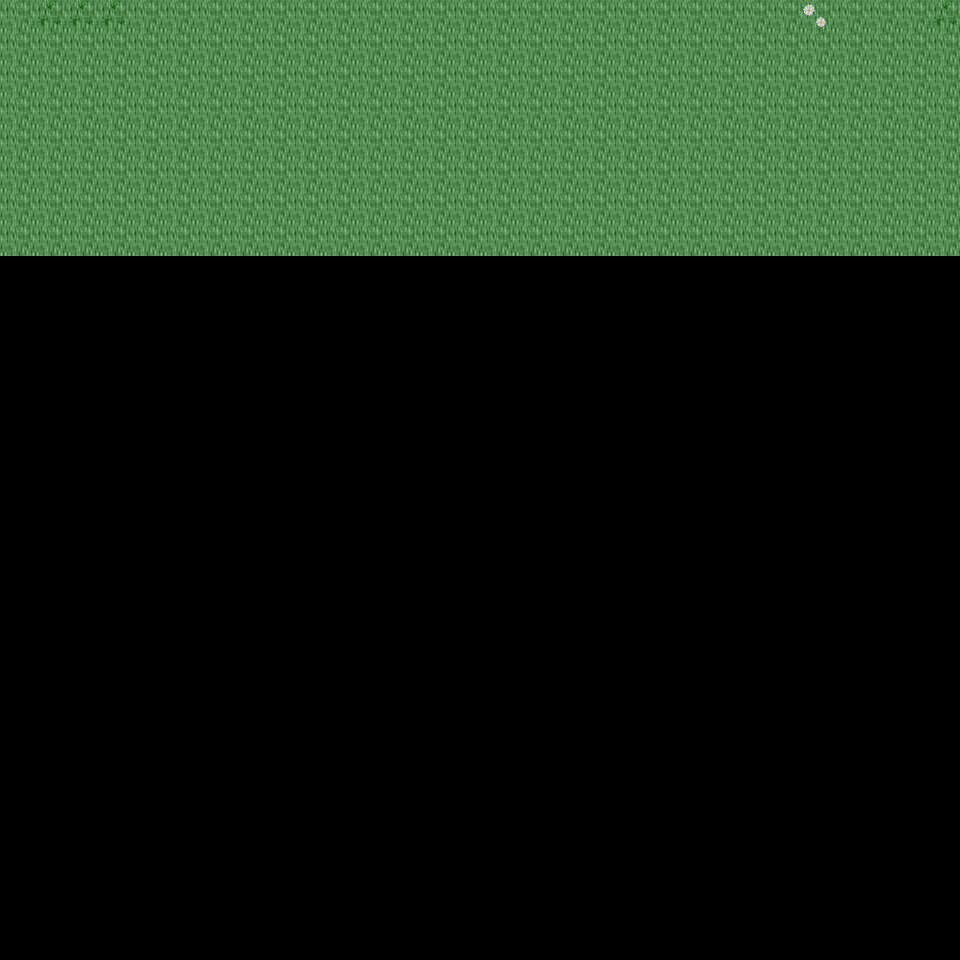

The image is a tile-based game level rendered from a .tmx file. Its description and source (layers, tilesets, objects; grid data summarised) follow:
An orthogonal 30x30 tile map with 32x32 px tiles, 6 tile layers (Ground, Object, Object2, Above, ...), 31 tilesets and 3 objects (3x mapExit).

<map version="1.0" orientation="orthogonal" renderorder="right-down" width="30" height="30" tilewidth="32" tileheight="32" nextobjectid="4">
  <tileset firstgid="1" name="tileset_ground_ground" tilewidth="32" tileheight="32" tilecount="33" columns="3">
    <image source="../drawable/tileset_ground_ground.png" width="96" height="352" />
  </tileset>
  <tileset firstgid="34" name="tileset_ground_ice_ice" tilewidth="32" tileheight="32" tilecount="3" columns="3">
    <image source="../drawable/tileset_ground_ice_ice.png" width="96" height="32" />
  </tileset>
  <tileset firstgid="37" name="tileset_plant_grasses" tilewidth="32" tileheight="32" tilecount="6" columns="3">
    <image source="../drawable/tileset_plant_grasses.png" width="96" height="64" />
  </tileset>
  <tileset firstgid="43" name="tileset_plant_flower_daisy_white" tilewidth="32" tileheight="32" tilecount="8" columns="2">
    <image source="../drawable/tileset_plant_flower_daisy_white.png" width="64" height="128" />
  </tileset>
  <tileset firstgid="51" name="tileset_plant_flower_daisy_blue" tilewidth="32" tileheight="32" tilecount="8" columns="2">
    <image source="../drawable/tileset_plant_flower_daisy_blue.png" width="64" height="128" />
  </tileset>
  <tileset firstgid="59" name="tileset_ground_ridge_earth_dark" tilewidth="32" tileheight="32" tilecount="96" columns="12">
    <image source="../drawable/tileset_ground_ridge_earth_dark.png" width="384" height="256" />
  </tileset>
  <tileset firstgid="155" name="tileset_ground_rock_pebbles" tilewidth="32" tileheight="32" tilecount="3" columns="1">
    <image source="../drawable/tileset_ground_rock_pebbles.png" width="32" height="96" />
  </tileset>
  <tileset firstgid="158" name="tileset_ground_grass_edges" tilewidth="32" tileheight="32" tilecount="36" columns="12">
    <image source="../drawable/tileset_ground_grass_edges.png" width="384" height="96" />
  </tileset>
  <tileset firstgid="194" name="tileset_plant_bush_bushes" tilewidth="32" tileheight="32" tilecount="10" columns="5">
    <image source="../drawable/tileset_plant_bush_bushes.png" width="160" height="64" />
  </tileset>
  <tileset firstgid="204" name="tileset_plant_stump_stump_purple" tilewidth="32" tileheight="32" tilecount="4" columns="2">
    <image source="../drawable/tileset_plant_stump_stump_purple.png" width="64" height="64" />
  </tileset>
  <tileset firstgid="208" name="tileset_building_wall_stone" tilewidth="32" tileheight="32" tilecount="12" columns="3">
    <image source="../drawable/tileset_building_wall_stone.png" width="96" height="128" />
  </tileset>
  <tileset firstgid="220" name="tileset_ground_ridge_ice_2" tilewidth="32" tileheight="32" tilecount="42" columns="7">
    <image source="../drawable/tileset_ground_ridge_ice_2.png" width="224" height="192" />
  </tileset>
  <tileset firstgid="262" name="tileset_plant_tree_tree_green" tilewidth="32" tileheight="32" tilecount="88" columns="8">
    <image source="../drawable/tileset_plant_tree_tree_green.png" width="256" height="352" />
  </tileset>
  <tileset firstgid="350" name="tileset_building_window_window_long" tilewidth="32" tileheight="32" tilecount="3" columns="3">
    <image source="../drawable/tileset_building_window_window_long.png" width="96" height="32" />
  </tileset>
  <tileset firstgid="353" name="tileset_building_window_window_right" tilewidth="32" tileheight="32" tilecount="2" columns="2">
    <image source="../drawable/tileset_building_window_window_right.png" width="64" height="32" />
  </tileset>
  <tileset firstgid="355" name="tileset_building_door_door_n" tilewidth="32" tileheight="32" tilecount="6" columns="3">
    <image source="../drawable/tileset_building_door_door_n.png" width="96" height="64" />
  </tileset>
  <tileset firstgid="361" name="tileset_building_door_closed_with_key" tilewidth="32" tileheight="32" tilecount="1" columns="1">
    <image source="../drawable/tileset_building_door_closed_with_key.png" width="32" height="32" />
  </tileset>
  <tileset firstgid="362" name="tileset_ground_ladder_horizontal_dark" tilewidth="32" tileheight="32" tilecount="3" columns="1">
    <image source="../drawable/tileset_ground_ladder_horizontal_dark.png" width="32" height="96" />
  </tileset>
  <tileset firstgid="365" name="tileset_ground_ladder_vertical_dark" tilewidth="32" tileheight="32" tilecount="3" columns="3">
    <image source="../drawable/tileset_ground_ladder_vertical_dark.png" width="96" height="32" />
  </tileset>
  <tileset firstgid="368" name="tileset_building_roof_yellow" tilewidth="32" tileheight="32" tilecount="20" columns="5">
    <image source="../drawable/tileset_building_roof_yellow.png" width="160" height="128" />
  </tileset>
  <tileset firstgid="388" name="tileset_logic_creature_gnome" tilewidth="32" tileheight="32" tilecount="6" columns="6">
    <image source="../drawable/tileset_logic_creature_gnome.png" width="192" height="32" />
  </tileset>
  <tileset firstgid="394" name="tileset_logic_creature_orc" tilewidth="32" tileheight="32" tilecount="6" columns="6">
    <image source="../drawable/tileset_logic_creature_orc.png" width="192" height="32" />
  </tileset>
  <tileset firstgid="400" name="tileset_logic_portal" tilewidth="32" tileheight="32" tilecount="24" columns="8">
    <image source="../drawable/tileset_logic_portal.png" width="256" height="96" />
  </tileset>
  <tileset firstgid="424" name="tileset_logic_creature_animal" tilewidth="32" tileheight="32" tilecount="32" columns="8">
    <image source="../drawable/tileset_logic_creature_animal.png" width="256" height="128" />
  </tileset>
  <tileset firstgid="456" name="tileset_logic_collision" tilewidth="32" tileheight="32" tilecount="1" columns="1">
    <image source="../drawable/tileset_logic_collision.png" width="32" height="32" />
  </tileset>
  <tileset firstgid="457" name="tileset_item_blood_nsew_stains" tilewidth="32" tileheight="32" tilecount="4" columns="2">
    <image source="../drawable/tileset_item_blood_nsew_stains.png" width="64" height="64" />
  </tileset>
  <tileset firstgid="461" name="tileset_item_blood_floor_stain" tilewidth="32" tileheight="32" tilecount="1" columns="1">
    <image source="../drawable/tileset_item_blood_floor_stain.png" width="32" height="32" />
  </tileset>
  <tileset firstgid="462" name="tileset_ground_blue_paving" tilewidth="32" tileheight="32" tilecount="2" columns="1">
    <image source="../drawable/tileset_ground_blue_paving.png" width="32" height="64" />
  </tileset>
  <tileset firstgid="464" name="tileset_ground_green_paving" tilewidth="32" tileheight="32" tilecount="18" columns="3">
    <image source="../drawable/tileset_ground_green_paving.png" width="96" height="192" />
  </tileset>
  <tileset firstgid="482" name="tileset_logic_protection" tilewidth="32" tileheight="32" tilecount="2" columns="2">
    <image source="../drawable/tileset_logic_protection.png" width="64" height="32" />
  </tileset>
  <tileset firstgid="484" name="tileset_logic_creature_fowl" tilewidth="32" tileheight="32" tilecount="6" columns="6">
    <image source="../drawable/tileset_logic_creature_fowl.png" width="192" height="32" />
  </tileset>
  <layer name="Ground" width="30" height="30">
    <data>[900 cells, 240 non-empty, 1 distinct tile ids]</data>
  </layer>
  <layer name="Object" width="30" height="30">
    <data>[900 cells, 5 non-empty, 2 distinct tile ids]</data>
  </layer>
  <layer name="Object2" width="30" height="30">
    <data>[900 cells, 0 non-empty, 0 distinct tile ids]</data>
  </layer>
  <layer name="Above" width="30" height="30">
    <data>[900 cells, 0 non-empty, 0 distinct tile ids]</data>
  </layer>
  <layer name="Above2" width="30" height="30">
    <data>[900 cells, 0 non-empty, 0 distinct tile ids]</data>
  </layer>
  <layer name="Walkable" width="30" height="30">
    <data>[900 cells, 0 non-empty, 0 distinct tile ids]</data>
  </layer>
  <objectgroup name="MapEvents">
    <object id="1" name="north" type="mapExit" x="0" y="0" width="960" height="32">
      <properties>
        <property name="map" value="level_0_x172_y45" />
        <property name="x" value="0" />
        <property name="y" value="28" />
      </properties>
    </object>
    <object id="2" name="west" type="mapExit" x="0" y="0" width="32" height="960">
      <properties>
        <property name="map" value="level_0_x171_y46" />
        <property name="x" value="28" />
        <property name="y" value="0" />
      </properties>
    </object>
    <object id="3" name="east" type="mapExit" x="928" y="0" width="32" height="960">
      <properties>
        <property name="map" value="level_0_x173_y46" />
        <property name="x" value="1" />
        <property name="y" value="0" />
      </properties>
    </object>
  </objectgroup>
</map>
